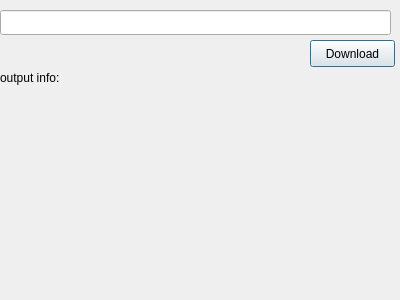
<?xml version="1.0" encoding="UTF-8"?>
<ui version="4.0">
 <class>Dialog</class>
 <widget class="QDialog" name="Dialog">
  <property name="geometry">
   <rect>
    <x>0</x>
    <y>0</y>
    <width>400</width>
    <height>300</height>
   </rect>
  </property>
  <property name="windowTitle">
   <string>Dialog</string>
  </property>
  <widget class="QPushButton" name="pb_Download">
   <property name="geometry">
    <rect>
     <x>310</x>
     <y>40</y>
     <width>85</width>
     <height>27</height>
    </rect>
   </property>
   <property name="text">
    <string>Download</string>
   </property>
  </widget>
  <widget class="QLineEdit" name="line_Input">
   <property name="geometry">
    <rect>
     <x>0</x>
     <y>10</y>
     <width>391</width>
     <height>25</height>
    </rect>
   </property>
  </widget>
  <widget class="QLabel" name="label">
   <property name="geometry">
    <rect>
     <x>0</x>
     <y>70</y>
     <width>71</width>
     <height>16</height>
    </rect>
   </property>
   <property name="text">
    <string>output info:</string>
   </property>
  </widget>
  <widget class="QLabel" name="lab_Data">
   <property name="geometry">
    <rect>
     <x>30</x>
     <y>90</y>
     <width>351</width>
     <height>191</height>
    </rect>
   </property>
   <property name="text">
    <string/>
   </property>
  </widget>
 </widget>
 <resources/>
 <connections>
  <connection>
   <sender>pb_Download</sender>
   <signal>clicked()</signal>
   <receiver>Dialog</receiver>
   <slot>slotDownload()</slot>
   <hints>
    <hint type="sourcelabel">
     <x>352</x>
     <y>53</y>
    </hint>
    <hint type="destinationlabel">
     <x>199</x>
     <y>149</y>
    </hint>
   </hints>
  </connection>
 </connections>
 <slots>
  <slot>slotDownload()</slot>
 </slots>
</ui>
